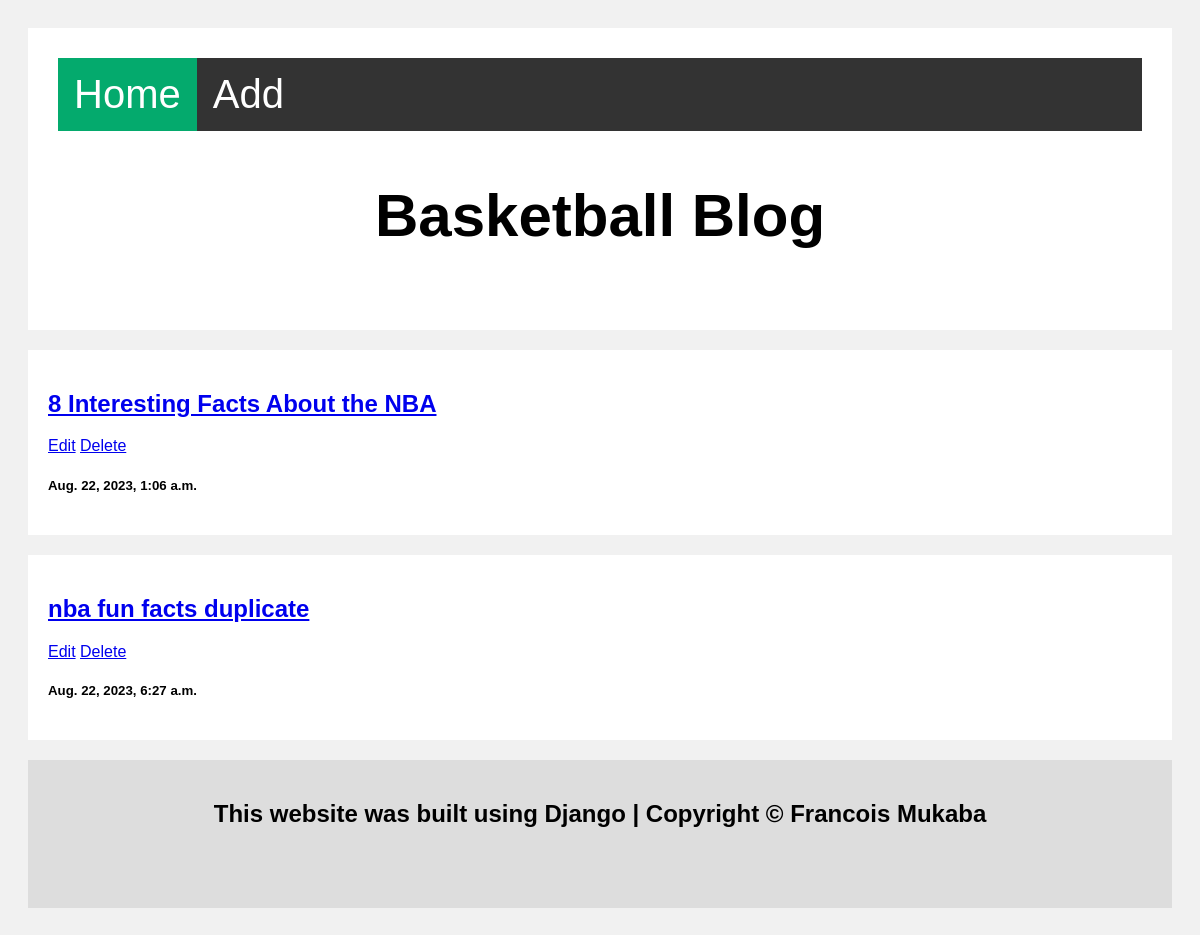
The page / on the database its author committed.
### web/models.py (models this page shows, shortened)
class Post(models.Model):
    title = models.CharField(max_length=50)
    content = models.TextField()
    created_at = models.DateTimeField(auto_now_add=True)
    updated_at = models.DateTimeField(auto_now=True)

### web/views.py (the view)
# urls.py: 2. Add a URL to urlpatterns:  path('', views.home, name='home')
def home(request):
    if request.method == "GET":
        context = {"posts" : Post.objects.all()}
        return render(request, "index.html", context)
    else:
        return HttpResponse("Operation not allowed")

### web/templates/index.html (shortened to what this page needs)
<!DOCTYPE html>
<html lang="en">
<head>
    {% load static %}
    <link rel="stylesheet" href="{% static 'index.css' %}">
</head>
<body>
    <header class="header">
      <ul>
        <li><a class="active" href="/">Home</a></li>
        <li><a href="/add">Add</a></li>
      </ul>
      <h2>Basketball Blog</h2>
    </header>
    <main>
          {% for post in posts %}
            <div class="card">
              <a class="link" href="show/{{post.id}}">
                <h2>{{ post.title }}</h2>
              </a>
              <a href="/edit/{{post.id}}">Edit</a>
              <a href="/delete/{{post.id}}">Delete</a>
              <h5>{{ post.created_at }} </h5>
            </div>
          {% endfor %}
      </main>
      <footer>
        <h2>This website was built using <b>Django</b> | Copyright © Francois Mukaba</h2>
      <footer>
</body>
</html>

### web/static/index.css (style rules this page uses)
* { box-sizing: border-box; }
body { font-family: Arial; padding: 20px; background: #f1f1f1; }
header { padding: 30px; font-size: 40px; text-align: center; background: white; }
footer { padding: 20px; text-align: center; background: #ddd; margin-top: 20px; }
.card { background-color: white; padding: 20px; margin-top: 20px; }
ul { list-style-type: none; margin: 0; padding: 0; overflow: hidden; background-color: #333; }
li { float: left; }
li a { display: block; color: white; text-align: center; padding: 14px 16px; text-decoration: none; }
.active { background-color: #04AA6D; }

### rows shown on the page
Post: title "8 Interesting Facts About the NBA", created_at "Aug. 22, 2023, 1:06 a.m."
Post: title "nba fun facts duplicate", created_at "Aug. 22, 2023, 6:27 a.m."
